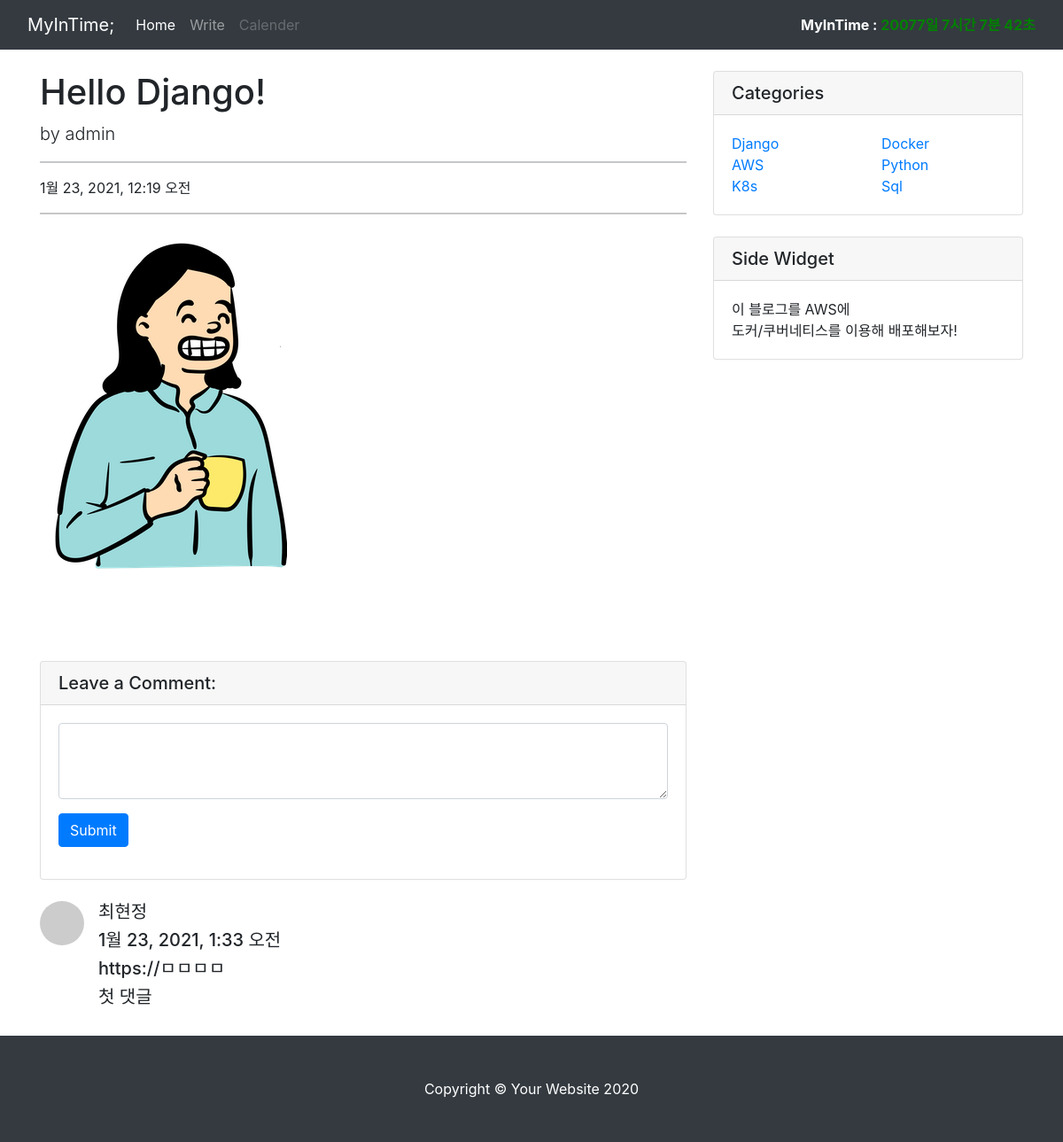
/blogMain/detail/2/, run on the app's committed database.
### blogapp/models.py (models this page shows)
class Blog(models.Model):
    title = models.CharField(max_length=100)
    pub_date = models.DateTimeField(auto_now_add=True)  # 현재시간에 맞춰서 자동 입력
    author = models.ForeignKey(User, on_delete=models.SET_NULL, null=True, default=1)
    body = RichTextUploadingField()

class Comment(models.Model):
    blog = models.ForeignKey(Blog, on_delete=models.SET_NULL, null=True)
    comment_date = models.DateTimeField(auto_now_add=True)
    comment_user = models.TextField(max_length=20)
    comment_thumbnail_url = models.TextField(max_length=300)
    comment_textfield = models.TextField()

### blogapp/views.py (the view)
# urls.py: path('blogMain/detail/<int:blog_id>/', blogapp.views.detail, name='detail'),
def detail(request, blog_id):
    blog_detail = get_object_or_404(Blog, pk=blog_id)
    comments = Comment.objects.filter(blog_id=blog_id)
    context = {
        'blog_detail': blog_detail,
        'comments': comments
    }
    return render(request, 'detail.html', context)

### blogapp/templates/detail.html (shortened to what this page needs)
{% extends 'base.html' %}
{% block content %}
{% load static %}
<head>
  <link href="{% static 'css/detail/vendor/bootstrap/css/bootstrap.min.css' %}" rel="stylesheet">
  <link href="{% static 'css/detail/css/blog-post.css' %}" rel="stylesheet">
</head>
<body>
  <div class="container">
    <div class="row">
      <div class="col-lg-8">
        <h1 class="mt-4">{{ blog_detail.title }}</h1>
        <p class="lead">
          by
          {{ blog_detail.author }}
        </p>
        <hr>
        <p>{{ blog_detail.pub_date }}</p>
        <hr>
        <p class="lead">{{ blog_detail.body | safe }}</p>
        <br><br>
        <div class="card my-4">
          <h5 class="card-header">Leave a Comment:</h5>
          <div class="card-body">
            <form>
              <div class="form-group">
                <textarea class="form-control" rows="3"></textarea>
              </div>
              <button type="submit" class="btn btn-primary">Submit</button>
            </form>
          </div>
        </div>
        {% for comment in comments %}
        <div class="media mb-4">
            <img class="d-flex mr-3 rounded-circle" src="http://placehold.it/50x50" alt="">
            <div class="media-body">
                <h5 class="mt-0">{{ comment.comment_user }}</h5>
                <h5 class="mt-0">{{ comment.comment_date }}</h5>
                <h5 class="mt-0">{{ comment.comment_thumbnail_url }}</h5>
                <h5 class="mt-0">{{ comment.comment_textfield }}</h5>
            </div>
        </div>
        {% endfor %}
      </div>
      <div class="col-md-4">
        <div class="card my-4">
          <h5 class="card-header">Categories</h5>
          <div class="card-body">
            <div class="row">
              <div class="col-lg-6">
                <ul class="list-unstyled mb-0">
                  <li>
                    <a href="#">Django</a>
                  </li>
                  <li>
                    <a href="#">AWS</a>
                  </li>
                  <li>
                    <a href="#">K8s</a>
                  </li>
                </ul>
              </div>
              <div class="col-lg-6">
                <ul class="list-unstyled mb-0">
                  <li>
                    <a href="#">Docker</a>
                  </li>
                  <li>
                    <a href="#">Python</a>
                  </li>
                  <li>
                    <a href="#">Sql</a>
                  </li>
                </ul>
              </div>
            </div>
          </div>
        </div>
        <div class="card my-4">
          <h5 class="card-header">Side Widget</h5>
          <div class="card-body">
            이 블로그를 AWS에 <br> 도커/쿠버네티스를 이용해 배포해보자!
          </div>
        </div>
      </div>
    </div>
  </div>
  <footer class="py-5 bg-dark">
    <div class="container">
      <p class="m-0 text-center text-white">Copyright &copy; Your Website 2020</p>
    </div>
  </footer>
</body>
</html>
{% endblock %}

### blogapp/static/css/navbar-top-fixed.css (style rules this page uses)
body { min-height: 75rem; padding-top: 4.5rem; }

### blogapp/static/css/detail/css/blog-post.css (style rules this page uses)
body { padding-top: 56px; }

### data on the page
Blog: title "Hello Django!", author "admin", pub_date "1월 23, 2021, 12:19 오전", body (picture)
Comment: comment_user "최현정", comment_date "1월 23, 2021, 1:33 오전", comment_thumbnail_url "https://ㅁㅁㅁㅁ", comment_textfield "첫 댓글"
